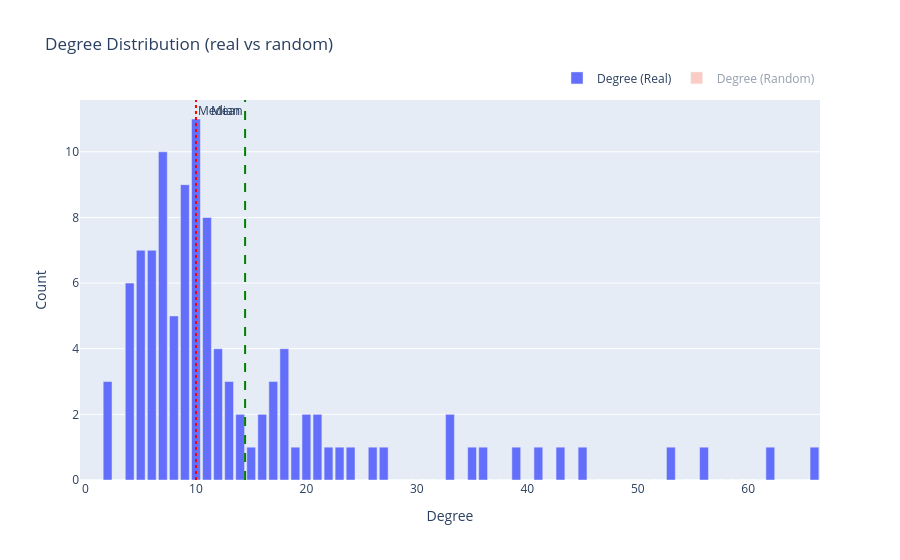

Source (notebook cell):
### Markdown cell above
!!! DEGREE DISTRIBUTION COMPARED TO RANDOM GRAPH !!!

### Code cell
# Get degrees of all nodes in the undirected graph
deg_dict = dict(G.degree())

# Turn to numpy array
degrees = np.fromiter(deg_dict.values(), dtype=int)

# Basic statistics
in_avg = degrees.mean()
in_median = np.median(degrees)
in_mode = pd.Series(degrees).mode()[0]
in_min = degrees.min()
in_max = degrees.max()

print("Degree Statistics:")
print(f"Average: {in_avg}")
print(f"Median: {in_median}")
print(f"Mode: {in_mode}")
print(f"Min: {in_min}")
print(f"Max: {in_max}")

# Degree counts
degree_counts = np.bincount(degrees)
x = np.arange(len(degree_counts))

# Random comparison distribution
np.random.seed(42)
random_counts = np.random.poisson(lam=max(1, in_avg), size=len(degree_counts))

# Plot
fig = go.Figure()
fig.add_trace(go.Bar(x=x, y=degree_counts, name='Degree (Real)'))
fig.add_trace(go.Bar(x=x, y=random_counts, name='Degree (Random)',
                     opacity=0.6, visible='legendonly'))

# Mean and median lines
fig.add_vline(x=in_avg, line_dash="dash", line_color="green",
              annotation_text="Mean", annotation_position="top left")
fig.add_vline(x=in_median, line_dash="dot", line_color="red",
              annotation_text="Median", annotation_position="top right")

fig.update_layout(
    title="Degree Distribution (real vs random)",
    xaxis_title="Degree",
    yaxis_title="Count",
    bargap=0.2,
    legend=dict(orientation="h", yanchor="bottom", y=1.02, xanchor="right", x=1)
)

fig.show()

### Figure 1 — Plotly figure (JSON) as saved in the notebook; plotly's stock layout.template omitted (floating-point values rounded to 4 significant figures)
{"data": [{"name": "Degree (Real)", "type": "bar", "x": [0, 1, 2, 3, 4, 5, 6, 7, 8, 9, 10, 11, 12, 13, 14, 15, 16, 17, 18, 19, 20, 21, 22, 23, 24, 25, 26, 27, 28, 29, 30, 31, 32, 33, 34, 35, 36, 37, 38, 39, 40, 41, 42, 43, 44, 45, 46, 47, 48, 49, 50, 51, 52, 53, 54, 55, 56, 57, 58, 59, 60, 61, 62, 63, 64, 65, 66], "y": [0, 0, 3, 0, 6, 7, 7, 10, 5, 9, 11, 8, 4, 3, 2, 1, 2, 3, 4, 1, 2, 2, 1, 1, 1, 0, 1, 1, 0, 0, 0, 0, 0, 2, 0, 1, 1, 0, 0, 1, 0, 1, 0, 1, 0, 1, 0, 0, 0, 0, 0, 0, 0, 1, 0, 0, 1, 0, 0, 0, 0, 0, 1, 0, 0, 0, 1]}, {"name": "Degree (Random)", "opacity": 0.6, "type": "bar", "visible": "legendonly", "x": [0, 1, 2, 3, 4, 5, 6, 7, 8, 9, 10, 11, 12, 13, 14, 15, 16, 17, 18, 19, 20, 21, 22, 23, 24, 25, 26, 27, 28, 29, 30, 31, 32, 33, 34, 35, 36, 37, 38, 39, 40, 41, 42, 43, 44, 45, 46, 47, 48, 49, 50, 51, 52, 53, 54, 55, 56, 57, 58, 59, 60, 61, 62, 63, 64, 65, 66], "y": [13, 17, 10, 16, 19, 10, 12, 14, 16, 12, 14, 11, 15, 16, 12, 17, 9, 11, 12, 15, 8, 6, 13, 19, 12, 10, 18, 17, 18, 13, 19, 12, 12, 17, 20, 9, 18, 18, 15, 12, 20, 13, 11, 12, 21, 18, 20, 12, 11, 13, 9, 22, 15, 24, 14, 12, 16, 6, 20, 10, 16, 11, 13, 16, 12, 16, 15]}], "layout": {"annotations": [{"showarrow": false, "text": "Mean", "x": 14.45, "xanchor": "right", "xref": "x", "y": 1, "yanchor": "top", "yref": "y domain"}, {"showarrow": false, "text": "Median", "x": 10, "xanchor": "left", "xref": "x", "y": 1, "yanchor": "top", "yref": "y domain"}], "bargap": 0.2, "legend": {"orientation": "h", "x": 1, "xanchor": "right", "y": 1.02, "yanchor": "bottom"}, "shapes": [{"line": {"color": "green", "dash": "dash"}, "type": "line", "x0": 14.45, "x1": 14.45, "xref": "x", "y0": 0, "y1": 1, "yref": "y domain"}, {"line": {"color": "red", "dash": "dot"}, "type": "line", "x0": 10, "x1": 10, "xref": "x", "y0": 0, "y1": 1, "yref": "y domain"}], "title": {"text": "Degree Distribution (real vs random)"}, "xaxis": {"title": {"text": "Degree"}}, "yaxis": {"title": {"text": "Count"}}}}
